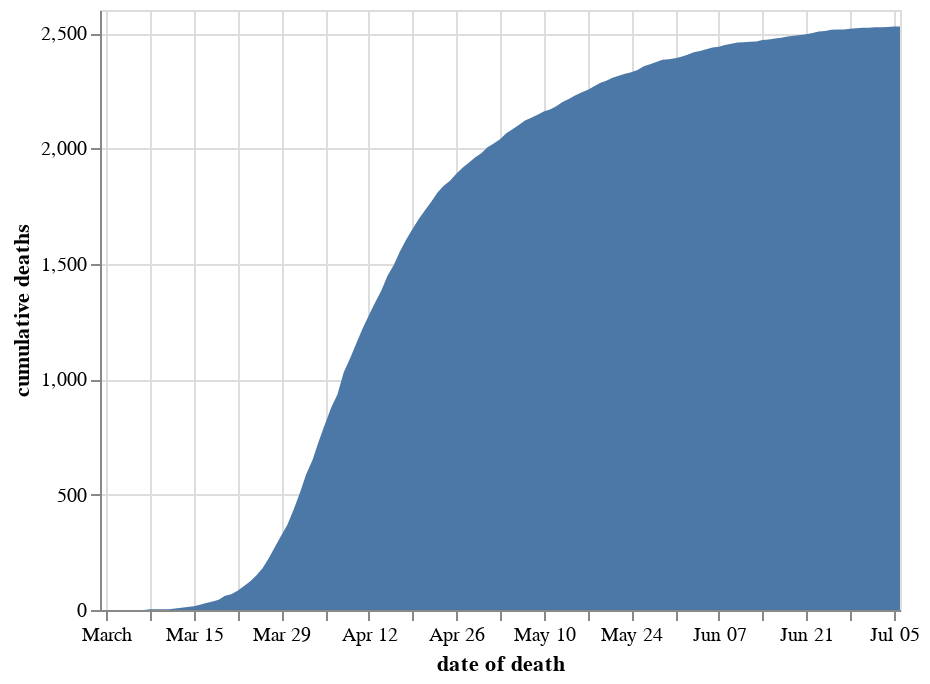

The cell this chart's notebook holds for it:
### Markdown cell above
### Cumulative

### Code cell
chart_dodde = chart_doddbt.copy()
chart_dodde = chart_dodde[chart_dodde.code.isin(trustcodes_expressandstar)]
chart_dodde = chart_dodde.groupby(['date of death'], as_index=False)['cumulative deaths'].sum()
alt.Chart(chart_dodde).mark_area().encode(
    x='date of death',
    y='cumulative deaths'
)

### Figure 1 — Vega-Lite specification as saved in the notebook (floating-point values rounded to 4 significant figures; data arrays with more than 128 entries replaced by an {"elided": "..."} marker saying what was removed)
{"config": {"view": {"continuousWidth": 400, "continuousHeight": 300}}, "data": {"name": "data-59885d73078c6f5b75efe63959ba1114"}, "mark": "area", "encoding": {"x": {"type": "temporal", "field": "date of death"}, "y": {"type": "quantitative", "field": "cumulative deaths"}}, "$schema": "https://vega.github.io/schema/vega-lite/v4.8.1.json", "datasets": {"data-59885d73078c6f5b75efe63959ba1114": {"elided": "129 records"}}}
